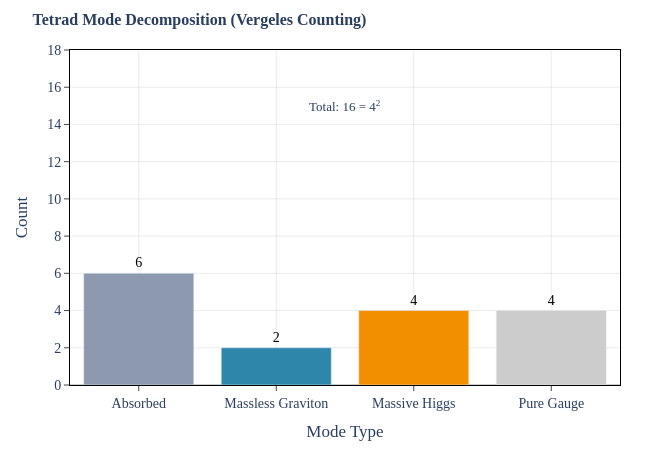

Source (notebook cell):
### Markdown cell above
## Step 3: What Comes Out?

When the tetrad condenses, the 16 components of the gravitational field rearrange into different types of particles:

### Code cell
# viz-ref: fig_adw_ng_mode_decomposition
from src.core.visualizations import fig_adw_ng_mode_decomposition

fig_adw_ng_mode_decomposition().show()

### Figure 1 — Plotly figure (JSON) as saved in the notebook; plotly's stock layout.template omitted (floating-point values rounded to 4 significant figures)
{"data": [{"marker": {"color": ["#8D99AE", "#2E86AB", "#F18F01", "#CCCCCC"]}, "text": ["6", "2", "4", "4"], "textfont": {"color": "black", "size": 14}, "textposition": "outside", "type": "bar", "x": ["Absorbed", "Massless Graviton", "Massive Higgs", "Pure Gauge"], "y": [6, 2, 4, 4]}], "layout": {"annotations": [{"font": {"size": 13}, "showarrow": false, "text": "Total: 16 = 4<sup>2</sup>", "x": 1.5, "y": 15}], "font": {"family": "CMU Serif, Computer Modern, Times New Roman, serif", "size": 14}, "height": 450, "margin": {"b": 60, "l": 70, "r": 30, "t": 50}, "paper_bgcolor": "white", "plot_bgcolor": "white", "title": {"font": {"family": "CMU Serif, Computer Modern, Times New Roman, serif", "size": 16}, "text": "<b>Tetrad Mode Decomposition (Vergeles Counting)</b>"}, "width": 650, "xaxis": {"gridcolor": "rgba(0,0,0,0.08)", "linecolor": "black", "linewidth": 1, "mirror": true, "showgrid": true, "showline": true, "ticks": "outside", "title": {"text": "Mode Type"}, "zeroline": true, "zerolinecolor": "rgba(0,0,0,0.2)"}, "yaxis": {"gridcolor": "rgba(0,0,0,0.08)", "linecolor": "black", "linewidth": 1, "mirror": true, "range": [0, 18], "showgrid": true, "showline": true, "ticks": "outside", "title": {"text": "Count"}, "zeroline": true, "zerolinecolor": "rgba(0,0,0,0.2)"}}}
